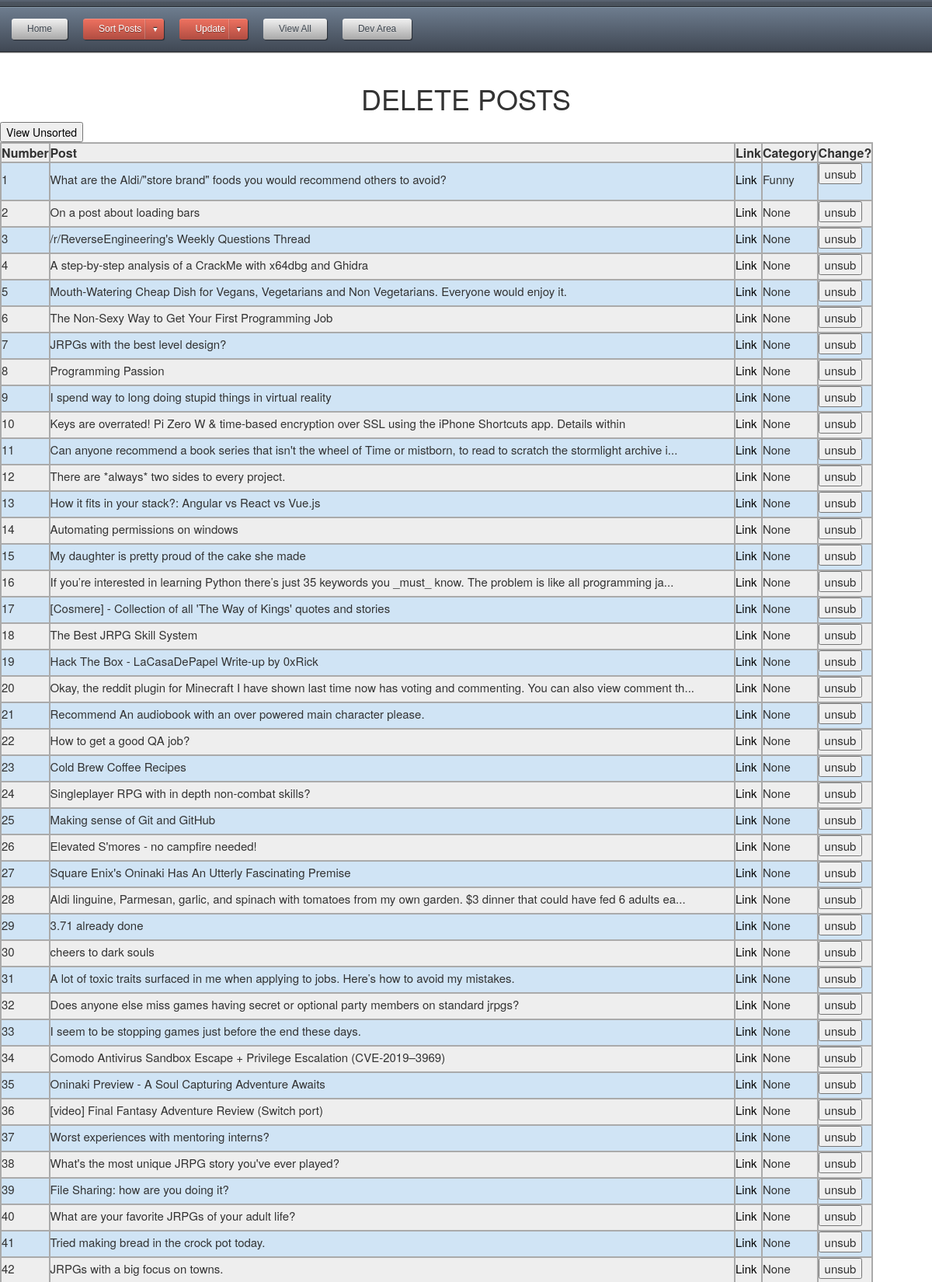
Page /unfavpost (upper part) on the committed database.
### app.py (models this page shows)
class posts(db.Model):
    id = db.Column(db.String, primary_key=True)
    title = db.Column(db.String(80), unique=True, nullable=False)
    link = db.Column(db.String(120), unique=True, nullable=False)
    category = db.Column(db.String(120), unique=True, nullable=False)
    date_added = db.Column(db.String(120), unique=False, nullable=False)
    thread_text = db.Column(db.String(400), unique=True, nullable=False)
    image = db.Column(db.String(400), unique=True, nullable=False)

### app.py (the view, shortened to what this page needs)
@app.route('/unfavpost', methods=['GET', 'POST'])
def unfavpost():
	db = get_db()
	results = posts_all()
	return render_template("unfavpost.html", results=results)

### app.py (called while the page is built)
@app.context_processor
def utility_functions():
    def print_in_console(message):
        print (str(message))
    return dict(mdebug=print_in_console)

@app.context_processor
def inject_user():
    return dict(category=categories)

def posts_all():
	db = get_db()
	cur = db.execute('select id, title, link, category from posts')
	results = cur.fetchall()
	return results

def connect_db():
	sql = sqlite3.connect('C:\\Users\\MGLafayette\\Desktop\\Projects\\Flask\\data.db')
	sql.row_factory = sqlite3.Row
	return sql

def get_db():
	if not hasattr(g, 'sqlite3'):
		g.sqlite_db = connect_db()
	return g.sqlite_db

### templates/unfavpost.html (shortened to what this page needs)
<html>
<head>
<link rel="stylesheet" type="text/css" href="{{ url_for('static', filename='CSS/style.css') }}">
</head>
<body>
{% include "topnav.html" %}
<h1>DELETE POSTS</h1>
<button type="button"><a href="{{url_for('unfavunsort')}}">View Unsorted</a></button>
<table class="blueTable">
	<tr>
		<th>Number</th>
		<th>Post</th>
		<th>Link</th>
		<th>Category</th>
		<th>Change?</th>
	</tr>
	{% for post in results %}
	<tr>
		<td>{{loop.index}}</td>
		<td>{{post['title']}}</td>
		<td><a href="{{post['link']}}" target='_blank'>Link</a></td>
		<td>{{post['category']}}</td>
		<td>
			<form action="{{url_for('unfavpost')}}" method="Post">
				<input type="submit" name="{{loop.index}}unsub" value="unsub">
		</td>
	</tr>
	{% endfor %}
</table>
<br/>
</body>
</html>

### static/CSS/style.css (style rules this page uses)
table.blueTable { border: 1px solid #1C6EA4; background-color: #EEEEEE; text-align: left; border-collapse: collapse; }
table.blueTable td, table.blueTable th { border: 2px solid #AAAAAA; }
table.blueTable tbody td { font-size: 15px; padding-bottom: 5px; }
table.blueTable tr:nth-child(even) { background: #D0E4F5; }
h1 { text-align:center; }
body { padding-bottom: .1px; }
a:link { color: black; text-decoration: none; }
.container:before, .container:after, { display: table; content: none; }

### rows in the picture
posts: title "What are the Aldi/\"store brand\" foods you would recommend others to avoid?", category "Funny"
posts: title "On a post about loading bars", category "None"
posts: title "/r/ReverseEngineering's Weekly Questions Thread", category "None"
posts: title "A step-by-step analysis of a CrackMe with x64dbg and Ghidra", category "None"
posts: title "Mouth-Watering Cheap Dish for Vegans, Vegetarians and Non Vegetarians. Everyone would enjoy it.", category "None"
posts: title "The Non-Sexy Way to Get Your First Programming Job", category "None"
posts: title "JRPGs with the best level design?", category "None"
posts: title "Programming Passion", category "None"
posts: title "I spend way to long doing stupid things in virtual reality", category "None"
posts: title "Keys are overrated! Pi Zero W & time-based encryption over SSL using the iPhone Shortcuts app. Details within", category "None"
posts: title "Can anyone recommend a book series that isn't the wheel of Time or mistborn, to read to scratch the stormlight archive i...", category "None"
posts: title "There are *always* two sides to every project.", category "None"
posts: title "How it fits in your stack?: Angular vs React vs Vue.js", category "None"
posts: title "Automating permissions on windows", category "None"
posts: title "My daughter is pretty proud of the cake she made", category "None"
posts: title "If you’re interested in learning Python there’s just 35 keywords you _must_ know. The problem is like all programming ja...", category "None"
posts: title "[Cosmere] - Collection of all 'The Way of Kings' quotes and stories", category "None"
posts: title "The Best JRPG Skill System", category "None"
posts: title "Hack The Box - LaCasaDePapel Write-up by 0xRick", category "None"
posts: title "Okay, the reddit plugin for Minecraft I have shown last time now has voting and commenting. You can also view comment th...", category "None"
posts: title "Recommend An audiobook with an over powered main character please.", category "None"
posts: title "How to get a good QA job?", category "None"
posts: title "Cold Brew Coffee Recipes", category "None"
posts: title "Singleplayer RPG with in depth non-combat skills?", category "None"
posts: title "Making sense of Git and GitHub", category "None"
posts: title "Elevated S'mores - no campfire needed!", category "None"
posts: title "Square Enix's Oninaki Has An Utterly Fascinating Premise", category "None"
posts: title "Aldi linguine, Parmesan, garlic, and spinach with tomatoes from my own garden. $3 dinner that could have fed 6 adults ea...", category "None"
posts: title "3.71 already done", category "None"
posts: title "cheers to dark souls", category "None"
posts: title "A lot of toxic traits surfaced in me when applying to jobs. Here’s how to avoid my mistakes.", category "None"
posts: title "Does anyone else miss games having secret or optional party members on standard jrpgs?", category "None"
posts: title "I seem to be stopping games just before the end these days.", category "None"
posts: title "Comodo Antivirus Sandbox Escape + Privilege Escalation (CVE-2019–3969)", category "None"
posts: title "Oninaki Preview - A Soul Capturing Adventure Awaits", category "None"
posts: title "[video] Final Fantasy Adventure Review (Switch port)", category "None"
posts: title "Worst experiences with mentoring interns?", category "None"
posts: title "What's the most unique JRPG story you've ever played?", category "None"
posts: title "File Sharing: how are you doing it?", category "None"
posts: title "What are your favorite JRPGs of your adult life?", category "None"
posts: title "Tried making bread in the crock pot today.", category "None"
posts: title "JRPGs with a big focus on towns.", category "None"
